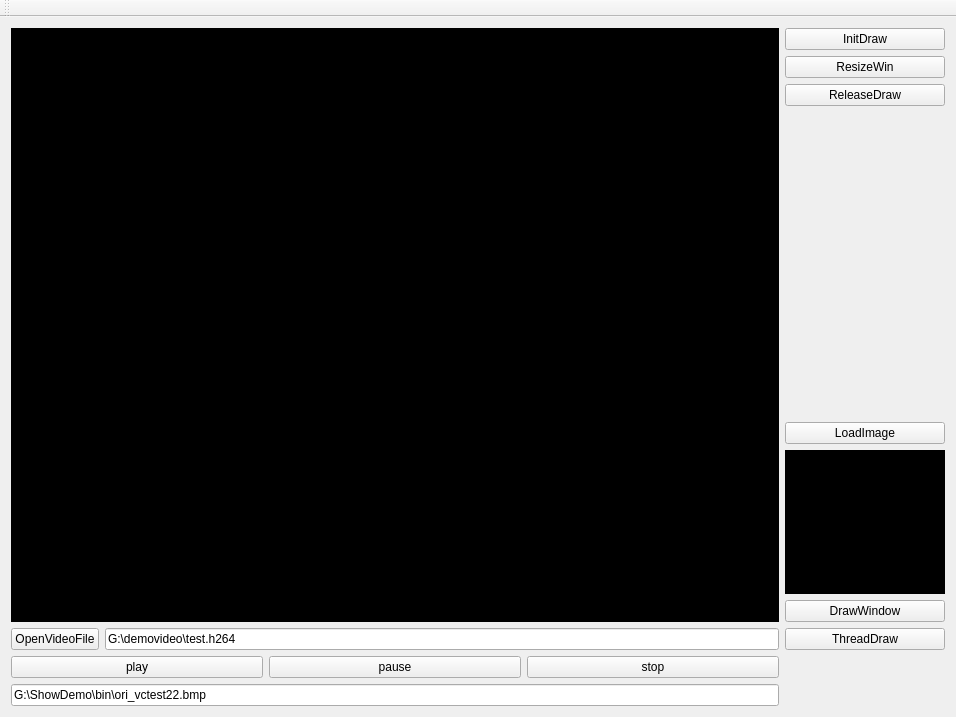
<?xml version="1.0" encoding="UTF-8"?>
<ui version="4.0">
 <class>ShowDemo</class>
 <widget class="QMainWindow" name="ShowDemo">
  <property name="geometry">
   <rect>
    <x>0</x>
    <y>0</y>
    <width>954</width>
    <height>717</height>
   </rect>
  </property>
  <property name="windowTitle">
   <string>ShowDemo</string>
  </property>
  <widget class="QWidget" name="centralWidget">
   <layout class="QGridLayout" name="gridLayout">
    <item row="0" column="0">
     <widget class="QLabel" name="Showlabel">
      <property name="minimumSize">
       <size>
        <width>768</width>
        <height>576</height>
       </size>
      </property>
      <property name="maximumSize">
       <size>
        <width>16777215</width>
        <height>16777215</height>
       </size>
      </property>
      <property name="styleSheet">
       <string notr="true">background-color: rgb(0, 0, 0);</string>
      </property>
      <property name="frameShape">
       <enum>QFrame::Box</enum>
      </property>
      <property name="text">
       <string>TextLabel</string>
      </property>
     </widget>
    </item>
    <item row="0" column="1">
     <layout class="QVBoxLayout" name="verticalLayout">
      <item>
       <widget class="QPushButton" name="InitDraw">
        <property name="text">
         <string>InitDraw</string>
        </property>
       </widget>
      </item>
      <item>
       <widget class="QPushButton" name="ResizeWin">
        <property name="text">
         <string>ResizeWin</string>
        </property>
       </widget>
      </item>
      <item>
       <widget class="QPushButton" name="ReleaseDraw">
        <property name="text">
         <string>ReleaseDraw</string>
        </property>
       </widget>
      </item>
      <item>
       <spacer name="verticalSpacer">
        <property name="orientation">
         <enum>Qt::Vertical</enum>
        </property>
        <property name="sizeHint" stdset="0">
         <size>
          <width>20</width>
          <height>119</height>
         </size>
        </property>
       </spacer>
      </item>
      <item>
       <widget class="QPushButton" name="LoadImage">
        <property name="text">
         <string>LoadImage</string>
        </property>
       </widget>
      </item>
      <item>
       <widget class="QLabel" name="previewLB">
        <property name="minimumSize">
         <size>
          <width>160</width>
          <height>144</height>
         </size>
        </property>
        <property name="styleSheet">
         <string notr="true">background-color: rgb(0, 0, 0);</string>
        </property>
        <property name="text">
         <string>TextLabel</string>
        </property>
       </widget>
      </item>
      <item>
       <widget class="QPushButton" name="DrawWindow">
        <property name="text">
         <string>DrawWindow</string>
        </property>
       </widget>
      </item>
     </layout>
    </item>
    <item row="1" column="0">
     <layout class="QHBoxLayout" name="horizontalLayout_2">
      <item>
       <widget class="QPushButton" name="openViedoFile">
        <property name="text">
         <string>OpenVideoFile</string>
        </property>
       </widget>
      </item>
      <item>
       <widget class="QLineEdit" name="filePath">
        <property name="text">
         <string>G:\demovideo\test.h264</string>
        </property>
       </widget>
      </item>
     </layout>
    </item>
    <item row="2" column="0">
     <layout class="QHBoxLayout" name="horizontalLayout">
      <item>
       <widget class="QPushButton" name="playbtn">
        <property name="text">
         <string>play</string>
        </property>
       </widget>
      </item>
      <item>
       <widget class="QPushButton" name="pausebtn">
        <property name="text">
         <string>pause</string>
        </property>
       </widget>
      </item>
      <item>
       <widget class="QPushButton" name="stopbtn">
        <property name="text">
         <string>stop</string>
        </property>
       </widget>
      </item>
     </layout>
    </item>
    <item row="3" column="0">
     <widget class="QLineEdit" name="ImagePath">
      <property name="text">
       <string>G:\ShowDemo\bin\ori_vctest22.bmp</string>
      </property>
     </widget>
    </item>
    <item row="1" column="1">
     <widget class="QPushButton" name="ThreadDraw">
      <property name="text">
       <string>ThreadDraw</string>
      </property>
     </widget>
    </item>
   </layout>
  </widget>
  <widget class="QMenuBar" name="menuBar">
   <property name="geometry">
    <rect>
     <x>0</x>
     <y>0</y>
     <width>954</width>
     <height>23</height>
    </rect>
   </property>
  </widget>
  <widget class="QToolBar" name="mainToolBar">
   <attribute name="toolBarArea">
    <enum>TopToolBarArea</enum>
   </attribute>
   <attribute name="toolBarBreak">
    <bool>false</bool>
   </attribute>
  </widget>
 </widget>
 <layoutdefault spacing="6" margin="11"/>
 <resources/>
 <connections/>
</ui>
